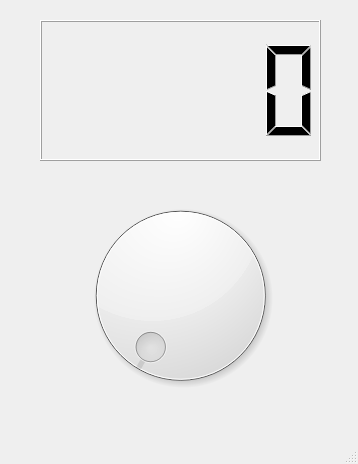
<?xml version="1.0" encoding="UTF-8"?>
<ui version="4.0">
 <class>MainWindow</class>
 <widget class="QMainWindow" name="MainWindow">
  <property name="geometry">
   <rect>
    <x>0</x>
    <y>0</y>
    <width>358</width>
    <height>464</height>
   </rect>
  </property>
  <property name="windowTitle">
   <string>MainWindow</string>
  </property>
  <widget class="QWidget" name="centralwidget">
   <widget class="QLCDNumber" name="lcdNumber">
    <property name="geometry">
     <rect>
      <x>40</x>
      <y>20</y>
      <width>281</width>
      <height>141</height>
     </rect>
    </property>
   </widget>
   <widget class="QDial" name="dial">
    <property name="geometry">
     <rect>
      <x>50</x>
      <y>190</y>
      <width>261</width>
      <height>211</height>
     </rect>
    </property>
   </widget>
  </widget>
  <widget class="QMenuBar" name="menubar">
   <property name="geometry">
    <rect>
     <x>0</x>
     <y>0</y>
     <width>358</width>
     <height>21</height>
    </rect>
   </property>
  </widget>
  <widget class="QStatusBar" name="statusbar"/>
 </widget>
 <resources/>
 <connections/>
</ui>
